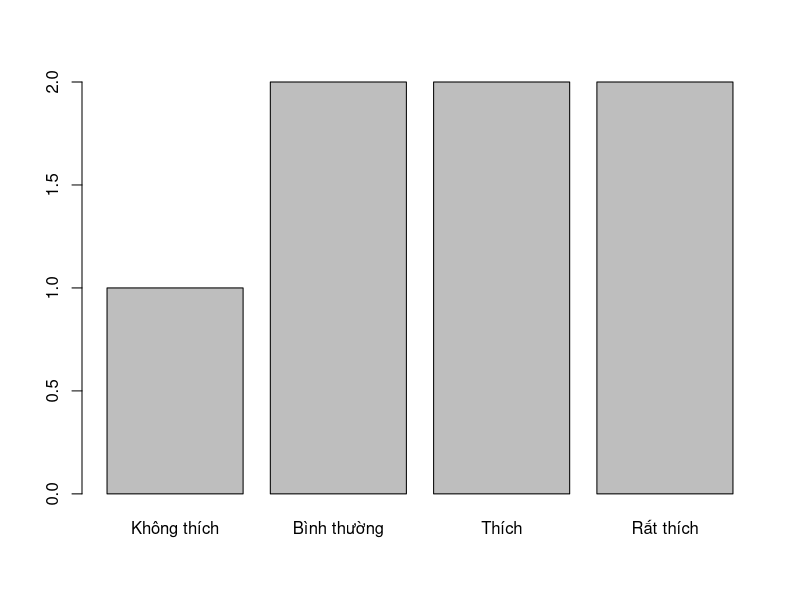
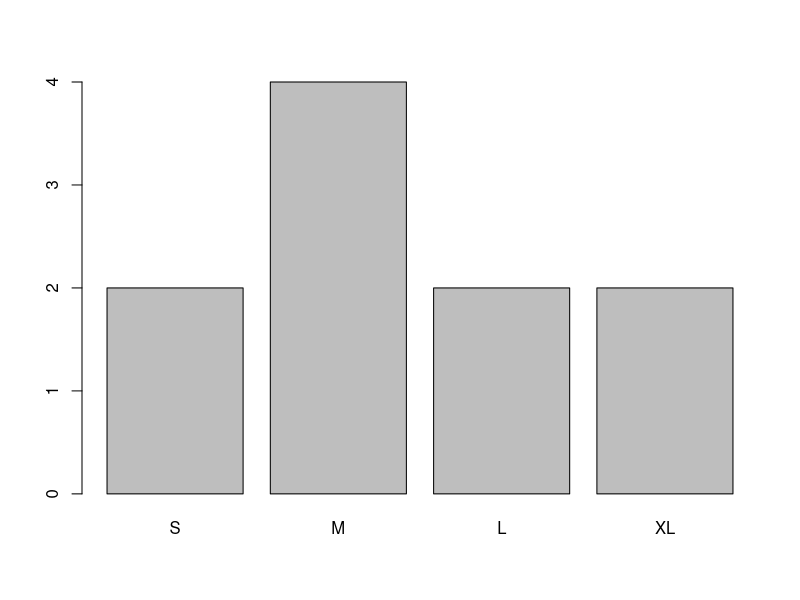

R code for these plots, in order:
# data
#number
# string
#.......

#Dữ liệu số thực: tuổi, điểm số,vv
#Dữ liệu văn bản tự do: tên,vvv
#Dữ liệu số nguyên: ID, MSSV,vv

#Dữ liệu thể loại (categorical data):
# color: red, blue
# value: low, medium, high
# education: highschool, bachelor, master, PhD
# grades: A, A+, B, B+
#       => FACTOR: Là kiểu dữ liệu phân loại với các mức độ (levels) xác định


# UNORDERED FACTOR: Factor không có thứ tự
colors <- factor(c("blue", "red", "yellow"))

#ORDERED FACTOR: FACTOR CÓ thứ tự
ratings <- factor(c("low", "medium", "high"),
                  levels = c("low", "medium", "high"),
                  ordered = TRUE
                  )

# VÍ DỤ
# Dữ liệu giáo dục
education <- factor( c("High School", "Bachelor", "Master", "PhD"),
                     levels = c("High School", "Bachelor", "Master", "PhD"),
                     ordered = TRUE)

str(education)
levels(education)


# Tạo dữ liệu điểm số của học sinh
grades <- factor(
  c("Giỏi", "Khá", "Trung bình", "Giỏi", "Khá", "Yếu"),
  levels = c("Yếu", "Trung bình", "Khá", "Giỏi"),
  ordered = TRUE  # Có thứ tự từ yếu đến giỏi
)

table(grades)
levels(grades)

# Khảo sát khách hàng
satisfaction <- factor(
  c("Rất thích", "Thích", "Bình thường", "Không thích", 
    "Thích", "Rất thích", "Bình thường"),
  levels = c("Không thích", "Bình thường", "Thích", "Rất thích"),
  ordered = TRUE
)

table(satisfaction)
# Vẽ biểu đồ
barplot(table(satisfaction))

# Kích cỡ áo
sizes <- factor(
  c("M", "L", "S", "XL", "M", "S", "M", "L", "XL", "M"),
  levels = c("S", "M", "L", "XL"),
  ordered = TRUE
)
table(sizes)
# Thống kê số lượng mỗi size
summary(sizes)
barplot(table(sizes))
